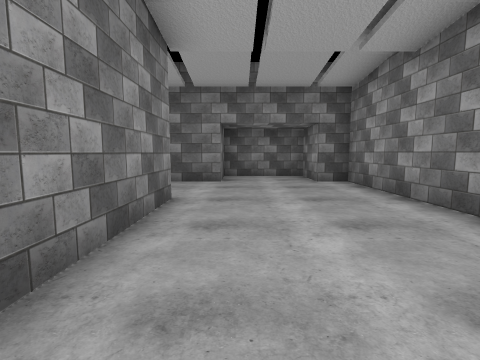
[1] (above)

19 first-person views from a walk through a Unity game level. The camera is 1.5 m above the floor, tilts 6° down and sees 85° across. The floor is counted in squares, 2 m on a side. Each view is taken from the middle of a square. On the plan, view 1 faces up. The plan holds only what a view shows up to about 9 squares ahead; the rest is blank. Some surface patterns are stand-ins.

[2]
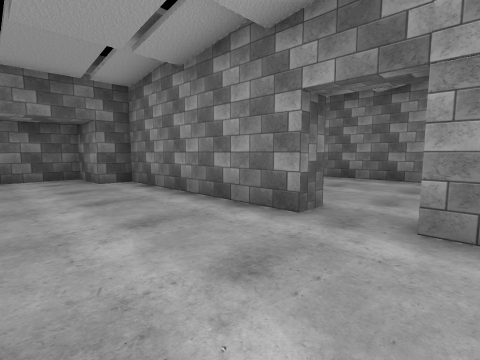

[3]
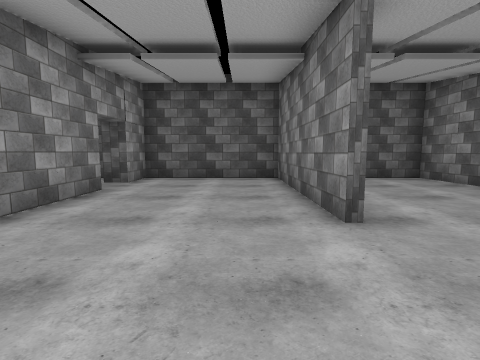

[4]
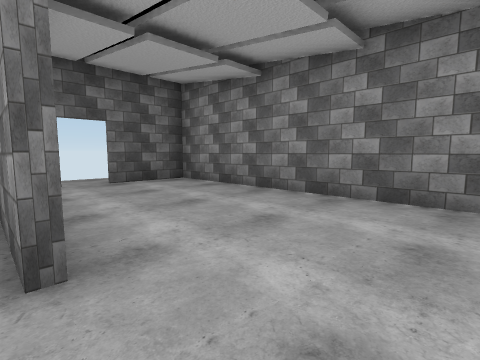

[5]
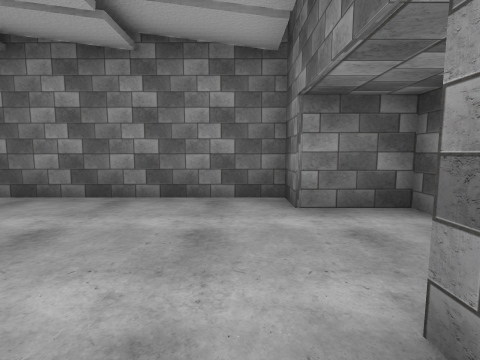

[6]
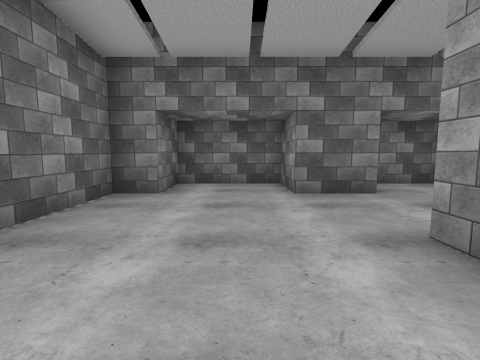

[7]
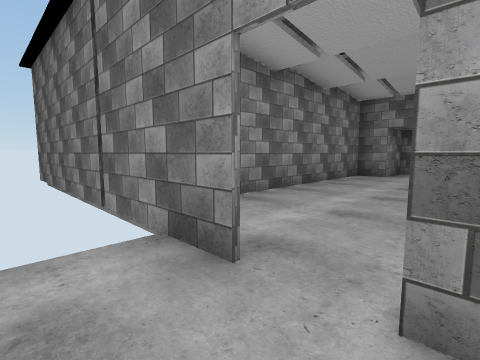

[8]
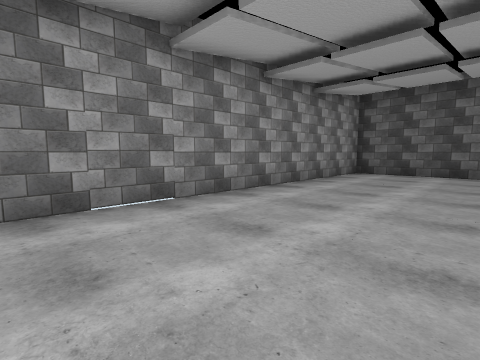

[9]
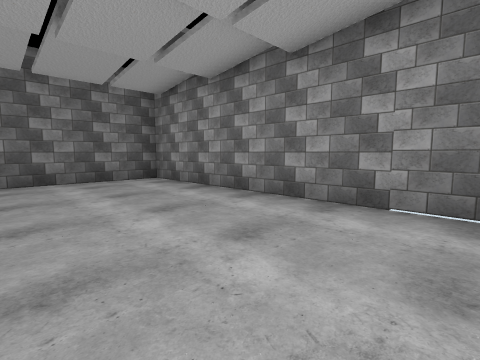

[10]
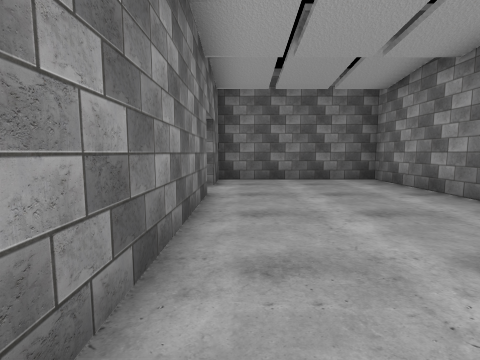

[11]
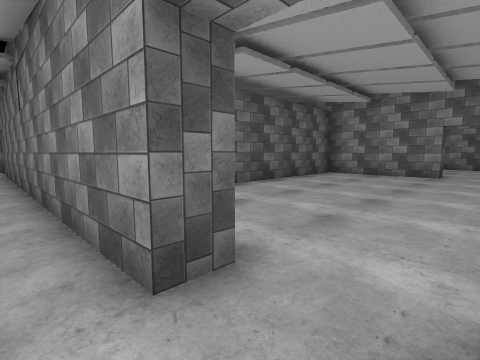

[12]
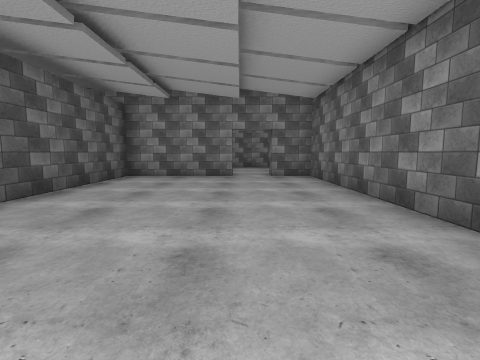

[13]
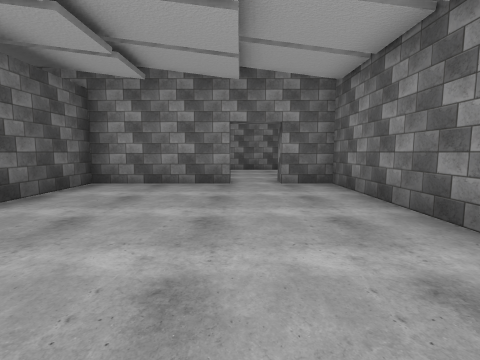

[14]
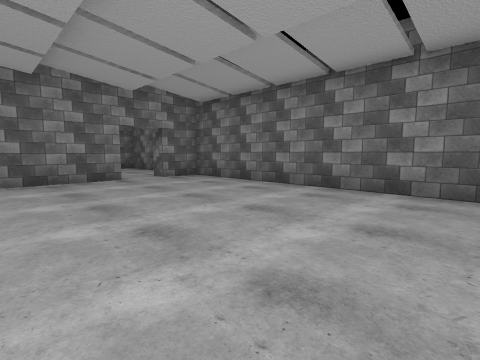

[15]
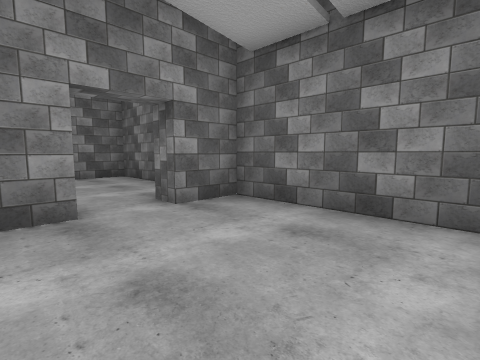

[16]
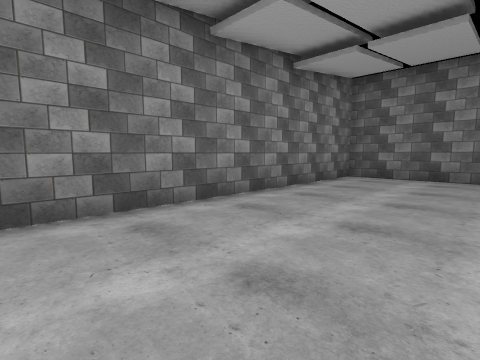

[17]
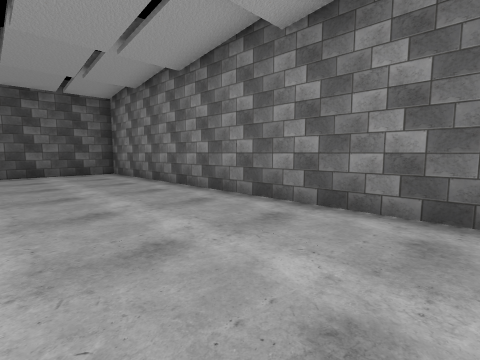

[18]
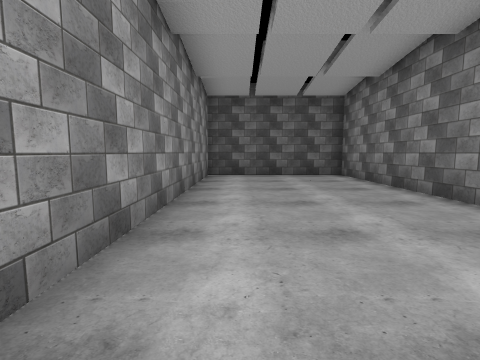

[19]
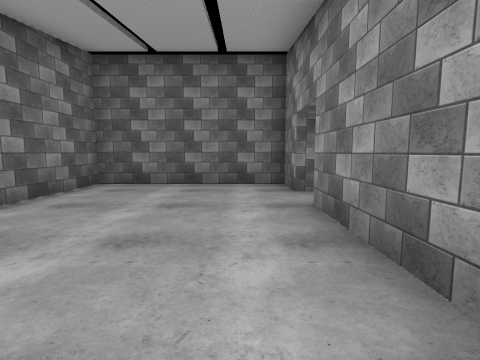

### Floor plan
Ten units are one square. View 1 is at (0, 0); x grows to the right and y downward. Boxes are objects, and circles mark ways between rooms. Rooms are numbered by the first view taken in them; rooms with no view inside come last. Other rooms are left out.
<svg viewBox="-114 -149 197 174">
<path fill="none" stroke="#000" d="M-11 -42 -11 7 24 7M28 -17 28 -68 20 -68 20 -83 -5 -83M-5 -84 -5 -68 -20 -68M28 8 28 -5M-13 -38 -13 -42M-59 7 -32 7M-20 -68 -20 -83 -45 -83 -45 -68 -53 -68 -53 8M-32 8 -109 8M28 -118 34 -118 34 -17 28 -17M28 -5 35 -5M78 1 78 -143 34 -143 34 -130M24 7 71 7M-59 -118 -53 -118 -53 -84 -5 -84M-53 -144 -53 -130 -59 -130M19 -143 -60 -143M-59 -90 -59 -118M-59 -130 -59 -142M-59 -4 -59 -70M-60 -143 -104 -143 -104 7 -59 7M-59 4 -59 -2"/>
<circle cx="-10" cy="-55" r="3" fill="#2a7"/>
<circle cx="30" cy="-10" r="3" fill="#2a7"/>
<circle cx="-30" cy="10" r="3" fill="#2a7"/>
<circle cx="30" cy="-120" r="3" fill="#2a7"/>
<circle cx="-60" cy="-120" r="3" fill="#2a7"/>
<text x="10" y="-40">1</text>
<text x="-40" y="-30">2</text>
<text x="-30" y="20">3</text>
<text x="50" y="-70">4</text>
<text x="-20" y="-120">5</text>
<text x="-90" y="-70">6</text>
</svg>
Room 1 opens to room 2. Room 1 opens to room 4. Room 2 opens to room 3. Room 4 opens to room 5. Room 5 opens to room 6.

Where each view was taken, in squares from view 1:
view 1: 0 up, 0 right, facing up
view 2: 0 up, 0 right, facing up-right
view 3: 7 up, 0 right, facing down
view 4: 6 up, 1 left, facing down-left
view 5: 6 up, 1 left, facing left
view 6: 2 up, 3 left, facing up
view 7: 2 down, 2 left, facing up-left
view 8: 9 up, 4 right, facing down-right
view 9: 7 up, 4 right, facing up-right
view 10: 7 up, 4 right, facing up
view 11: 13 up, 4 right, facing down-left
view 12: 12 up, 3 right, facing left
view 13: 12 up, 1 right, facing left
view 14: 9 up, 2 right, facing up-left
view 15: 11 up, 2 left, facing up-left
view 16: 6 up, 7 left, facing up-left
view 17: 9 up, 7 left, facing down-left
view 18: 8 up, 7 left, facing down
view 19: 8 up, 7 left, facing up
